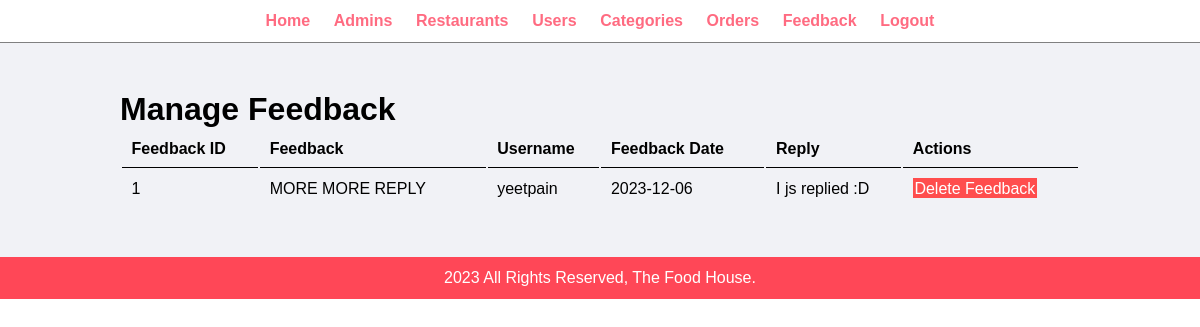
The app's page /admin/manage-feedback.php (signed in), older data.
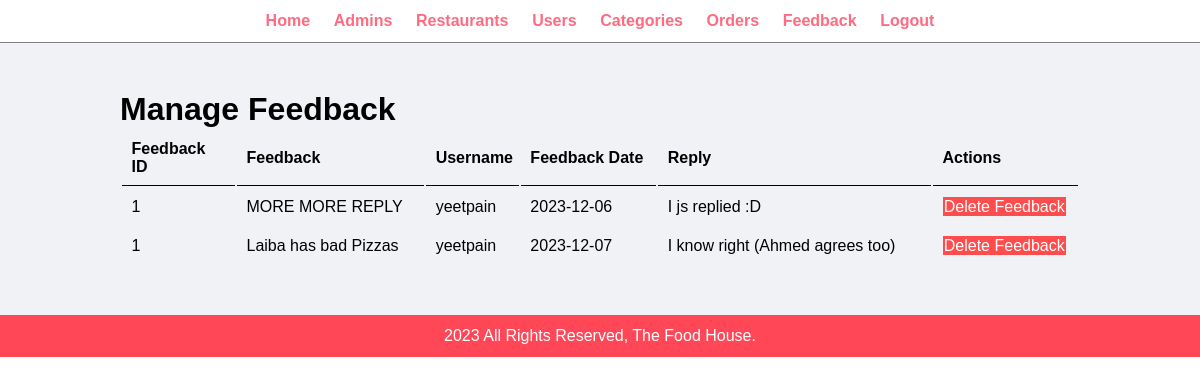
The same page, newer data.
### tables this page shows
CREATE TABLE `tbl_feedback` (
  `id` int(10) UNSIGNED NOT NULL,
  `user_id` int(10) UNSIGNED NOT NULL,
  `fd_desc` varchar(255) NOT NULL,
  `fd_date` date NOT NULL DEFAULT current_timestamp(),
  `replied` varchar(10) NOT NULL
);

CREATE TABLE `tbl_users` (
  `user_id` int(10) UNSIGNED NOT NULL,
  `F_Name` varchar(100) NOT NULL,
  `L_Name` varchar(100) NOT NULL,
  `username` varchar(100) NOT NULL,
  `email` varchar(255) NOT NULL,
  `password` varchar(255) NOT NULL,
  `phone_no` varchar(255) NOT NULL,
  `address` varchar(255) NOT NULL
);

CREATE TABLE `tbl_admin_reply` (
  `id` int(10) UNSIGNED NOT NULL,
  `fd_id` int(10) UNSIGNED NOT NULL,
  `admin_id` int(10) UNSIGNED NOT NULL,
  `reply` varchar(255) NOT NULL
);

### admin/manage-feedback.php (the view, shortened to what this page needs)
<?php include ('partials/menu.php'); ?>
    <div class="main-content">
        <div class="wrapper">
            <h1>Manage Feedback</h1>
            <table class="tbl-full">
                <tr>
                    <th>Feedback ID</th>
                    <th>Feedback</th>
                    <th>Username</th>
                    <th>Feedback Date</th>
                    <th>Reply</th>
                    <th>Actions</th>
                    <?php
                        $fd_data = "SELECT * FROM tbl_feedback";
                        $fd_result = mysqli_query($conn, $fd_data);
                        $sn = 1;
                        if(mysqli_num_rows($fd_result) > 0) {
                            while($row = mysqli_fetch_assoc($fd_result)) {
                                $usr_id = $row['user_id'];
                                $fd_id = $row['id'];
                                $fd = $row['fd_desc'];
                                $date = $row['fd_date'];
                                $fetch_user = "SELECT * FROM tbl_users WHERE user_id = $usr_id";
                                $usr_data = mysqli_query($conn, $fetch_user);
                                $usr_row = mysqli_fetch_assoc($usr_data);
                                $username = $usr_row['username'];
                                $fetch_reply = "SELECT * FROM tbl_admin_reply WHERE fd_id = $fd_id";
                                $reply_data = mysqli_query($conn, $fetch_reply);
                                if(mysqli_num_rows($reply_data)==1){
                                    $replied = True;
                                    $reply_row = mysqli_fetch_assoc($reply_data);
                                    $reply = $reply_row['reply'];
                                }
                                else{
                                    $replied = False;
                                }
                                echo "<tr>";
                                echo "<td>$sn</td>";
                                echo "<td>$fd</td>";
                                echo "<td>$username</td>";
                                echo "<td>$date</td>";
                                if($replied){
                                    echo "<td>$reply</td>";
                                }
                                else{
                                    echo "<td>Not Replied</td>";
                                    echo "<td><a href='reply-feedback.php?fd_id=$fd_id' class='btn-secondary' style='padding: 3px;'>Reply</a></td>";
                                }
                                echo "<td><a href='delete-feedback.php?fd_id=$fd_id' class='btn-danger'>Delete Feedback</a></td>";
                                echo "</tr>";
                            }
                        }
                    ?>
                </tr>
            </table>
        </div>
    </div>
<?php include ('partials/footer.php'); ?>

Row changes from the older to the newer data that the page shows:
added tbl_feedback: fd_desc "Laiba has bad Pizzas", user.username "yeetpain", fd_date "2023-12-07", tbl_admin_reply.reply "I know right (Ahmed agrees too)"
